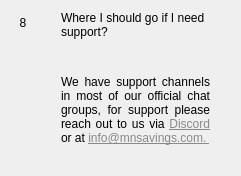
                  <widget class="QWidget" name="widgetFaq8" native="true">
                   <layout class="QHBoxLayout" name="horizontalpage_8" stretch="0,1">
                    <item alignment="Qt::AlignTop">
                     <widget class="QLabel" name="labelNumber8">
                      <property name="minimumSize">
                       <size>
                        <width>24</width>
                        <height>24</height>
                       </size>
                      </property>
                      <property name="maximumSize">
                       <size>
                        <width>16777215</width>
                        <height>24</height>
                       </size>
                      </property>
                      <property name="text">
                       <string>8</string>
                      </property>
                      <property name="alignment">
                       <set>Qt::AlignCenter</set>
                      </property>
                     </widget>
                    </item>
                    <item>
                     <layout class="QVBoxLayout" name="verticalLayoutpage_8">
                      <property name="leftMargin">
                       <number>20</number>
                      </property>
                      <property name="rightMargin">
                       <number>20</number>
                      </property>
                      <item>
                       <widget class="QLabel" name="labelSubtitle8">
                        <property name="text">
                         <string>Where I should go if I need support?</string>
                        </property>
                        <property name="wordWrap">
                         <bool>true</bool>
                        </property>
                       </widget>
                      </item>
                      <item>
                       <spacer name="verticalSpacer_80">
                        <property name="orientation">
                         <enum>Qt::Vertical</enum>
                        </property>
                        <property name="sizeType">
                         <enum>QSizePolicy::Fixed</enum>
                        </property>
                        <property name="sizeHint" stdset="0">
                         <size>
                          <width>20</width>
                          <height>30</height>
                         </size>
                        </property>
                       </spacer>
                      </item>
                      <item>
                       <widget class="QLabel" name="labelContent8">
                        <property name="text">
                         <string>
                           &lt;html&gt;&lt;head/&gt;&lt;body&gt;&lt;p align=&quot;justify&quot;&gt;
                           We have support channels in most of our official chat groups, for support please reach out to us via
                           &lt;a style='color: #898989' href='https://discord.gg/QDMkgW3'&gt;
                           Discord&lt;/a&gt; or at
                           &lt;a style='color: #898989' href='mailto://info@mnsavings.com'&gt;
                           info@mnsavings.com.
                           &lt;/p&gt;&lt;/body&gt;&lt;/html&gt;
                         </string>
                        </property>
                        <property name="alignment">
                         <set>Qt::AlignLeading|Qt::AlignLeft|Qt::AlignTop</set>
                        </property>
                        <property name="wordWrap">
                         <bool>true</bool>
                        </property>
                       </widget>
                      </item>
                      <item>
                       <spacer name="verticalSpacer_81">
                        <property name="orientation">
                         <enum>Qt::Vertical</enum>
                        </property>
                        <property name="sizeHint" stdset="0">
                         <size>
                          <width>20</width>
                          <height>20</height>
                         </size>
                        </property>
                       </spacer>
                      </item>
                     </layout>
                    </item>
                   </layout>
                  </widget>
